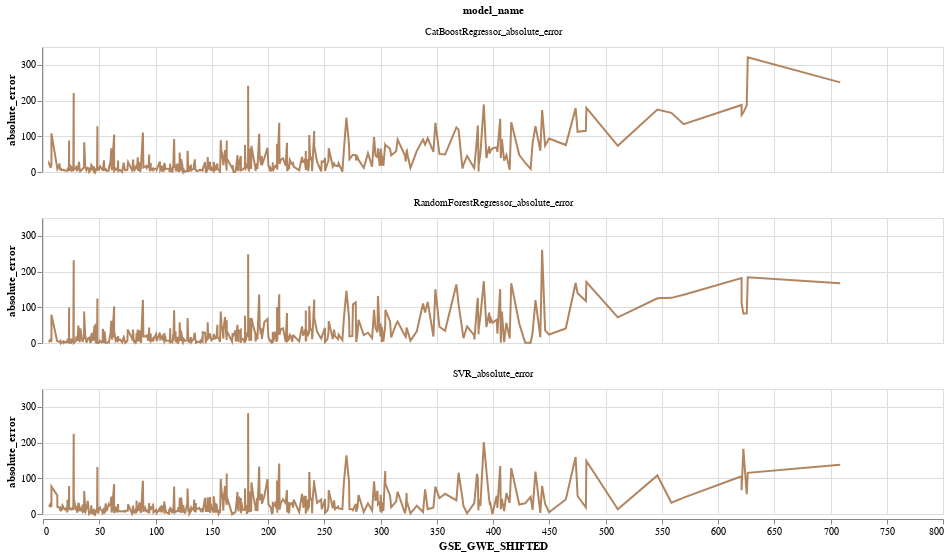

Notebook cell for this chart:
### Markdown cell above
### Mean absolute error by target (Groundwater depth value)

### Code cell
model_name_list = [
    "CatBoostRegressor_absolute_error",
    "SVR_absolute_error",
    "RandomForestRegressor_absolute_error",
]

chart_error_by_depth(error_df, model_name_list)

### Figure 1 — Vega-Lite specification as saved in the notebook (floating-point values rounded to 4 significant figures; data arrays with more than 128 entries replaced by an {"elided": "..."} marker saying what was removed)
{"config": {"view": {"continuousWidth": 400, "continuousHeight": 300}}, "data": {"name": "data-8557cdd7fe339a28c01c9aa69b89932a"}, "facet": {"field": "model_name", "type": "nominal"}, "spec": {"mark": {"type": "line", "color": "#A9784F", "opacity": 0.9}, "encoding": {"tooltip": [{"field": "model_name", "type": "nominal"}, {"field": "absolute_error", "type": "quantitative"}, {"field": "TOWNSHIP_RANGE", "type": "nominal"}], "x": {"field": "GSE_GWE_SHIFTED", "type": "quantitative"}, "y": {"field": "absolute_error", "type": "quantitative"}}, "height": 125, "title": "Error distribution by model", "width": 900}, "columns": 1, "$schema": "https://vega.github.io/schema/vega-lite/v4.17.0.json", "datasets": {"data-8557cdd7fe339a28c01c9aa69b89932a": {"elided": "1434 records"}}}
